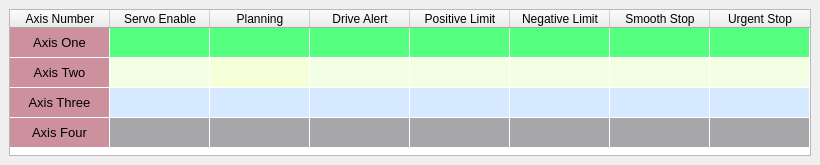
<?xml version="1.0" encoding="UTF-8"?>
<ui version="4.0">
 <class>ThreadInfo</class>
 <widget class="QWidget" name="ThreadInfo">
  <property name="geometry">
   <rect>
    <x>0</x>
    <y>0</y>
    <width>820</width>
    <height>165</height>
   </rect>
  </property>
  <property name="sizePolicy">
   <sizepolicy hsizetype="Fixed" vsizetype="Fixed">
    <horstretch>0</horstretch>
    <verstretch>0</verstretch>
   </sizepolicy>
  </property>
  <property name="font">
   <font>
    <stylestrategy>PreferAntialias</stylestrategy>
   </font>
  </property>
  <property name="windowTitle">
   <string>ThreadInfo</string>
  </property>
  <layout class="QGridLayout" name="gridLayout">
   <property name="leftMargin">
    <number>0</number>
   </property>
   <property name="topMargin">
    <number>0</number>
   </property>
   <property name="rightMargin">
    <number>0</number>
   </property>
   <property name="bottomMargin">
    <number>0</number>
   </property>
   <property name="spacing">
    <number>0</number>
   </property>
   <item row="0" column="0">
    <widget class="QTableWidget" name="tableWidget">
     <property name="sizePolicy">
      <sizepolicy hsizetype="Fixed" vsizetype="Fixed">
       <horstretch>0</horstretch>
       <verstretch>0</verstretch>
      </sizepolicy>
     </property>
     <property name="minimumSize">
      <size>
       <width>802</width>
       <height>147</height>
      </size>
     </property>
     <property name="maximumSize">
      <size>
       <width>802</width>
       <height>147</height>
      </size>
     </property>
     <property name="contextMenuPolicy">
      <enum>Qt::ActionsContextMenu</enum>
     </property>
     <property name="layoutDirection">
      <enum>Qt::LeftToRight</enum>
     </property>
     <property name="autoScrollMargin">
      <number>16</number>
     </property>
     <property name="gridStyle">
      <enum>Qt::NoPen</enum>
     </property>
     <property name="rowCount">
      <number>4</number>
     </property>
     <property name="columnCount">
      <number>8</number>
     </property>
     <attribute name="verticalHeaderVisible">
      <bool>false</bool>
     </attribute>
     <row/>
     <row/>
     <row/>
     <row/>
     <column>
      <property name="text">
       <string>Axis Number</string>
      </property>
     </column>
     <column>
      <property name="text">
       <string>Servo Enable</string>
      </property>
     </column>
     <column>
      <property name="text">
       <string>Planning</string>
      </property>
     </column>
     <column>
      <property name="text">
       <string>Drive Alert</string>
      </property>
     </column>
     <column>
      <property name="text">
       <string>Positive Limit</string>
      </property>
     </column>
     <column>
      <property name="text">
       <string>Negative Limit</string>
      </property>
     </column>
     <column>
      <property name="text">
       <string>Smooth Stop</string>
      </property>
     </column>
     <column>
      <property name="text">
       <string>Urgent Stop</string>
      </property>
     </column>
     <item row="0" column="0">
      <property name="text">
       <string>Axis One</string>
      </property>
      <property name="font">
       <font>
        <pointsize>10</pointsize>
       </font>
      </property>
      <property name="textAlignment">
       <set>AlignCenter</set>
      </property>
      <property name="background">
       <brush brushstyle="SolidPattern">
        <color alpha="255">
         <red>205</red>
         <green>145</green>
         <blue>158</blue>
        </color>
       </brush>
      </property>
      <property name="foreground">
       <brush brushstyle="NoBrush">
        <color alpha="255">
         <red>0</red>
         <green>0</green>
         <blue>0</blue>
        </color>
       </brush>
      </property>
     </item>
     <item row="0" column="1">
      <property name="text">
       <string/>
      </property>
      <property name="background">
       <brush brushstyle="SolidPattern">
        <color alpha="255">
         <red>85</red>
         <green>255</green>
         <blue>127</blue>
        </color>
       </brush>
      </property>
      <property name="foreground">
       <brush brushstyle="NoBrush">
        <color alpha="255">
         <red>0</red>
         <green>0</green>
         <blue>0</blue>
        </color>
       </brush>
      </property>
     </item>
     <item row="0" column="2">
      <property name="text">
       <string/>
      </property>
      <property name="background">
       <brush brushstyle="SolidPattern">
        <color alpha="255">
         <red>85</red>
         <green>255</green>
         <blue>127</blue>
        </color>
       </brush>
      </property>
     </item>
     <item row="0" column="3">
      <property name="text">
       <string/>
      </property>
      <property name="background">
       <brush brushstyle="SolidPattern">
        <color alpha="255">
         <red>85</red>
         <green>255</green>
         <blue>127</blue>
        </color>
       </brush>
      </property>
     </item>
     <item row="0" column="4">
      <property name="text">
       <string/>
      </property>
      <property name="background">
       <brush brushstyle="SolidPattern">
        <color alpha="255">
         <red>85</red>
         <green>255</green>
         <blue>127</blue>
        </color>
       </brush>
      </property>
     </item>
     <item row="0" column="5">
      <property name="text">
       <string/>
      </property>
      <property name="background">
       <brush brushstyle="SolidPattern">
        <color alpha="255">
         <red>85</red>
         <green>255</green>
         <blue>127</blue>
        </color>
       </brush>
      </property>
     </item>
     <item row="0" column="6">
      <property name="text">
       <string/>
      </property>
      <property name="background">
       <brush brushstyle="SolidPattern">
        <color alpha="255">
         <red>85</red>
         <green>255</green>
         <blue>127</blue>
        </color>
       </brush>
      </property>
     </item>
     <item row="0" column="7">
      <property name="text">
       <string/>
      </property>
      <property name="background">
       <brush brushstyle="SolidPattern">
        <color alpha="255">
         <red>85</red>
         <green>255</green>
         <blue>127</blue>
        </color>
       </brush>
      </property>
     </item>
     <item row="1" column="0">
      <property name="text">
       <string>Axis Two</string>
      </property>
      <property name="font">
       <font>
        <pointsize>10</pointsize>
       </font>
      </property>
      <property name="textAlignment">
       <set>AlignCenter</set>
      </property>
      <property name="background">
       <brush brushstyle="SolidPattern">
        <color alpha="255">
         <red>205</red>
         <green>145</green>
         <blue>158</blue>
        </color>
       </brush>
      </property>
     </item>
     <item row="1" column="1">
      <property name="text">
       <string/>
      </property>
      <property name="background">
       <brush brushstyle="SolidPattern">
        <color alpha="255">
         <red>243</red>
         <green>255</green>
         <blue>229</blue>
        </color>
       </brush>
      </property>
     </item>
     <item row="1" column="2">
      <property name="text">
       <string/>
      </property>
      <property name="background">
       <brush brushstyle="SolidPattern">
        <color alpha="255">
         <red>246</red>
         <green>255</green>
         <blue>215</blue>
        </color>
       </brush>
      </property>
     </item>
     <item row="1" column="3">
      <property name="text">
       <string/>
      </property>
      <property name="background">
       <brush brushstyle="SolidPattern">
        <color alpha="255">
         <red>243</red>
         <green>255</green>
         <blue>229</blue>
        </color>
       </brush>
      </property>
     </item>
     <item row="1" column="4">
      <property name="text">
       <string/>
      </property>
      <property name="background">
       <brush brushstyle="SolidPattern">
        <color alpha="255">
         <red>243</red>
         <green>255</green>
         <blue>229</blue>
        </color>
       </brush>
      </property>
     </item>
     <item row="1" column="5">
      <property name="text">
       <string/>
      </property>
      <property name="background">
       <brush brushstyle="SolidPattern">
        <color alpha="255">
         <red>243</red>
         <green>255</green>
         <blue>229</blue>
        </color>
       </brush>
      </property>
     </item>
     <item row="1" column="6">
      <property name="text">
       <string/>
      </property>
      <property name="background">
       <brush brushstyle="SolidPattern">
        <color alpha="255">
         <red>243</red>
         <green>255</green>
         <blue>229</blue>
        </color>
       </brush>
      </property>
     </item>
     <item row="1" column="7">
      <property name="text">
       <string/>
      </property>
      <property name="background">
       <brush brushstyle="SolidPattern">
        <color alpha="255">
         <red>243</red>
         <green>255</green>
         <blue>229</blue>
        </color>
       </brush>
      </property>
     </item>
     <item row="2" column="0">
      <property name="text">
       <string>Axis Three</string>
      </property>
      <property name="font">
       <font>
        <pointsize>10</pointsize>
       </font>
      </property>
      <property name="textAlignment">
       <set>AlignCenter</set>
      </property>
      <property name="background">
       <brush brushstyle="SolidPattern">
        <color alpha="255">
         <red>205</red>
         <green>145</green>
         <blue>158</blue>
        </color>
       </brush>
      </property>
     </item>
     <item row="2" column="1">
      <property name="text">
       <string/>
      </property>
      <property name="background">
       <brush brushstyle="SolidPattern">
        <color alpha="255">
         <red>213</red>
         <green>234</green>
         <blue>255</blue>
        </color>
       </brush>
      </property>
     </item>
     <item row="2" column="2">
      <property name="text">
       <string/>
      </property>
      <property name="background">
       <brush brushstyle="SolidPattern">
        <color alpha="255">
         <red>213</red>
         <green>234</green>
         <blue>255</blue>
        </color>
       </brush>
      </property>
     </item>
     <item row="2" column="3">
      <property name="text">
       <string/>
      </property>
      <property name="background">
       <brush brushstyle="SolidPattern">
        <color alpha="255">
         <red>213</red>
         <green>234</green>
         <blue>255</blue>
        </color>
       </brush>
      </property>
     </item>
     <item row="2" column="4">
      <property name="text">
       <string/>
      </property>
      <property name="background">
       <brush brushstyle="SolidPattern">
        <color alpha="255">
         <red>213</red>
         <green>234</green>
         <blue>255</blue>
        </color>
       </brush>
      </property>
     </item>
     <item row="2" column="5">
      <property name="text">
       <string/>
      </property>
      <property name="background">
       <brush brushstyle="SolidPattern">
        <color alpha="255">
         <red>213</red>
         <green>234</green>
         <blue>255</blue>
        </color>
       </brush>
      </property>
     </item>
     <item row="2" column="6">
      <property name="text">
       <string/>
      </property>
      <property name="background">
       <brush brushstyle="SolidPattern">
        <color alpha="255">
         <red>213</red>
         <green>234</green>
         <blue>255</blue>
        </color>
       </brush>
      </property>
     </item>
     <item row="2" column="7">
      <property name="text">
       <string/>
      </property>
      <property name="background">
       <brush brushstyle="SolidPattern">
        <color alpha="255">
         <red>213</red>
         <green>234</green>
         <blue>255</blue>
        </color>
       </brush>
      </property>
     </item>
     <item row="3" column="0">
      <property name="text">
       <string>Axis Four</string>
      </property>
      <property name="font">
       <font>
        <pointsize>10</pointsize>
       </font>
      </property>
      <property name="textAlignment">
       <set>AlignCenter</set>
      </property>
      <property name="background">
       <brush brushstyle="SolidPattern">
        <color alpha="255">
         <red>205</red>
         <green>145</green>
         <blue>158</blue>
        </color>
       </brush>
      </property>
     </item>
     <item row="3" column="1">
      <property name="text">
       <string/>
      </property>
      <property name="background">
       <brush brushstyle="SolidPattern">
        <color alpha="255">
         <red>167</red>
         <green>166</green>
         <blue>168</blue>
        </color>
       </brush>
      </property>
     </item>
     <item row="3" column="2">
      <property name="text">
       <string/>
      </property>
      <property name="background">
       <brush brushstyle="SolidPattern">
        <color alpha="255">
         <red>167</red>
         <green>166</green>
         <blue>168</blue>
        </color>
       </brush>
      </property>
     </item>
     <item row="3" column="3">
      <property name="text">
       <string/>
      </property>
      <property name="background">
       <brush brushstyle="SolidPattern">
        <color alpha="255">
         <red>167</red>
         <green>166</green>
         <blue>168</blue>
        </color>
       </brush>
      </property>
     </item>
     <item row="3" column="4">
      <property name="text">
       <string/>
      </property>
      <property name="background">
       <brush brushstyle="SolidPattern">
        <color alpha="255">
         <red>167</red>
         <green>166</green>
         <blue>168</blue>
        </color>
       </brush>
      </property>
     </item>
     <item row="3" column="5">
      <property name="text">
       <string/>
      </property>
      <property name="background">
       <brush brushstyle="SolidPattern">
        <color alpha="255">
         <red>167</red>
         <green>166</green>
         <blue>168</blue>
        </color>
       </brush>
      </property>
     </item>
     <item row="3" column="6">
      <property name="text">
       <string/>
      </property>
      <property name="background">
       <brush brushstyle="SolidPattern">
        <color alpha="255">
         <red>167</red>
         <green>166</green>
         <blue>168</blue>
        </color>
       </brush>
      </property>
     </item>
     <item row="3" column="7">
      <property name="text">
       <string/>
      </property>
      <property name="background">
       <brush brushstyle="SolidPattern">
        <color alpha="255">
         <red>167</red>
         <green>166</green>
         <blue>168</blue>
        </color>
       </brush>
      </property>
     </item>
    </widget>
   </item>
  </layout>
 </widget>
 <layoutdefault spacing="6" margin="11"/>
 <resources/>
 <connections/>
</ui>
